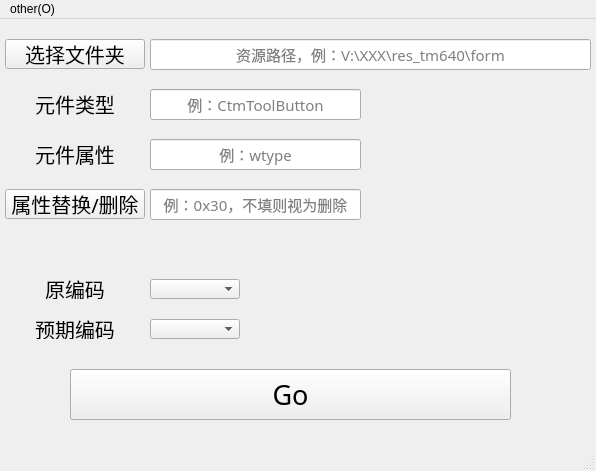
<?xml version="1.0" encoding="UTF-8"?>
<ui version="4.0">
 <class>MainWindow</class>
 <widget class="QMainWindow" name="MainWindow">
  <property name="geometry">
   <rect>
    <x>0</x>
    <y>0</y>
    <width>596</width>
    <height>471</height>
   </rect>
  </property>
  <property name="windowTitle">
   <string>批量替换txt画面脚本属性</string>
  </property>
  <widget class="QWidget" name="centralwidget">
   <widget class="QLineEdit" name="lineEdit_rsc">
    <property name="geometry">
     <rect>
      <x>150</x>
      <y>20</y>
      <width>441</width>
      <height>31</height>
     </rect>
    </property>
    <property name="font">
     <font>
      <family>Hack</family>
      <pointsize>11</pointsize>
     </font>
    </property>
    <property name="alignment">
     <set>Qt::AlignCenter</set>
    </property>
    <property name="placeholderText">
     <string>资源路径，例：V:\XXX\res_tm640\form</string>
    </property>
   </widget>
   <widget class="QComboBox" name="cb_orig_code">
    <property name="geometry">
     <rect>
      <x>150</x>
      <y>260</y>
      <width>90</width>
      <height>20</height>
     </rect>
    </property>
    <property name="font">
     <font>
      <family>Hack</family>
      <pointsize>12</pointsize>
     </font>
    </property>
    <property name="currentText">
     <string/>
    </property>
    <property name="maxVisibleItems">
     <number>3</number>
    </property>
   </widget>
   <widget class="QLabel" name="label_2">
    <property name="geometry">
     <rect>
      <x>5</x>
      <y>260</y>
      <width>140</width>
      <height>20</height>
     </rect>
    </property>
    <property name="font">
     <font>
      <family>Hack</family>
      <pointsize>15</pointsize>
     </font>
    </property>
    <property name="text">
     <string>原编码</string>
    </property>
    <property name="alignment">
     <set>Qt::AlignCenter</set>
    </property>
   </widget>
   <widget class="QLabel" name="label_3">
    <property name="geometry">
     <rect>
      <x>5</x>
      <y>300</y>
      <width>140</width>
      <height>20</height>
     </rect>
    </property>
    <property name="font">
     <font>
      <family>Hack</family>
      <pointsize>15</pointsize>
     </font>
    </property>
    <property name="text">
     <string>预期编码</string>
    </property>
    <property name="alignment">
     <set>Qt::AlignCenter</set>
    </property>
   </widget>
   <widget class="QComboBox" name="cb_exp_code">
    <property name="geometry">
     <rect>
      <x>150</x>
      <y>300</y>
      <width>90</width>
      <height>20</height>
     </rect>
    </property>
    <property name="font">
     <font>
      <family>Hack</family>
      <pointsize>12</pointsize>
     </font>
    </property>
    <property name="maxVisibleItems">
     <number>3</number>
    </property>
   </widget>
   <widget class="QPushButton" name="btn_chosefile">
    <property name="geometry">
     <rect>
      <x>5</x>
      <y>20</y>
      <width>140</width>
      <height>30</height>
     </rect>
    </property>
    <property name="sizePolicy">
     <sizepolicy hsizetype="Preferred" vsizetype="Fixed">
      <horstretch>0</horstretch>
      <verstretch>0</verstretch>
     </sizepolicy>
    </property>
    <property name="font">
     <font>
      <family>Hack</family>
      <pointsize>15</pointsize>
     </font>
    </property>
    <property name="text">
     <string>选择文件夹</string>
    </property>
   </widget>
   <widget class="QLabel" name="label_4">
    <property name="geometry">
     <rect>
      <x>5</x>
      <y>70</y>
      <width>140</width>
      <height>30</height>
     </rect>
    </property>
    <property name="sizePolicy">
     <sizepolicy hsizetype="Preferred" vsizetype="Preferred">
      <horstretch>0</horstretch>
      <verstretch>0</verstretch>
     </sizepolicy>
    </property>
    <property name="font">
     <font>
      <family>Hack</family>
      <pointsize>15</pointsize>
     </font>
    </property>
    <property name="text">
     <string>元件类型</string>
    </property>
    <property name="alignment">
     <set>Qt::AlignCenter</set>
    </property>
   </widget>
   <widget class="QLineEdit" name="lineEdit_CellType">
    <property name="geometry">
     <rect>
      <x>150</x>
      <y>70</y>
      <width>211</width>
      <height>31</height>
     </rect>
    </property>
    <property name="font">
     <font>
      <family>Hack</family>
      <pointsize>11</pointsize>
     </font>
    </property>
    <property name="alignment">
     <set>Qt::AlignCenter</set>
    </property>
    <property name="placeholderText">
     <string>例：CtmToolButton</string>
    </property>
   </widget>
   <widget class="QPushButton" name="btn_Go">
    <property name="geometry">
     <rect>
      <x>70</x>
      <y>350</y>
      <width>441</width>
      <height>51</height>
     </rect>
    </property>
    <property name="font">
     <font>
      <family>Hack</family>
      <pointsize>20</pointsize>
     </font>
    </property>
    <property name="text">
     <string>Go</string>
    </property>
   </widget>
   <widget class="QLineEdit" name="lineEdit_CellKey">
    <property name="geometry">
     <rect>
      <x>150</x>
      <y>120</y>
      <width>211</width>
      <height>31</height>
     </rect>
    </property>
    <property name="font">
     <font>
      <family>Hack</family>
      <pointsize>11</pointsize>
     </font>
    </property>
    <property name="alignment">
     <set>Qt::AlignCenter</set>
    </property>
    <property name="placeholderText">
     <string>例：wtype</string>
    </property>
   </widget>
   <widget class="QLabel" name="label_5">
    <property name="geometry">
     <rect>
      <x>5</x>
      <y>120</y>
      <width>140</width>
      <height>30</height>
     </rect>
    </property>
    <property name="sizePolicy">
     <sizepolicy hsizetype="Preferred" vsizetype="Preferred">
      <horstretch>0</horstretch>
      <verstretch>0</verstretch>
     </sizepolicy>
    </property>
    <property name="font">
     <font>
      <family>Hack</family>
      <pointsize>15</pointsize>
     </font>
    </property>
    <property name="text">
     <string>元件属性</string>
    </property>
    <property name="alignment">
     <set>Qt::AlignCenter</set>
    </property>
   </widget>
   <widget class="QLineEdit" name="lineEdit_CellValue">
    <property name="geometry">
     <rect>
      <x>150</x>
      <y>170</y>
      <width>211</width>
      <height>31</height>
     </rect>
    </property>
    <property name="font">
     <font>
      <family>Hack</family>
      <pointsize>11</pointsize>
     </font>
    </property>
    <property name="alignment">
     <set>Qt::AlignCenter</set>
    </property>
    <property name="placeholderText">
     <string>例：0x30，不填则视为删除</string>
    </property>
   </widget>
   <widget class="QPushButton" name="btn_ProptyOper">
    <property name="geometry">
     <rect>
      <x>5</x>
      <y>170</y>
      <width>140</width>
      <height>30</height>
     </rect>
    </property>
    <property name="sizePolicy">
     <sizepolicy hsizetype="Preferred" vsizetype="Fixed">
      <horstretch>0</horstretch>
      <verstretch>0</verstretch>
     </sizepolicy>
    </property>
    <property name="font">
     <font>
      <family>Hack</family>
      <pointsize>15</pointsize>
     </font>
    </property>
    <property name="text">
     <string>属性替换/删除</string>
    </property>
   </widget>
  </widget>
  <widget class="QMenuBar" name="menubar">
   <property name="geometry">
    <rect>
     <x>0</x>
     <y>0</y>
     <width>596</width>
     <height>26</height>
    </rect>
   </property>
   <widget class="QMenu" name="menuOther">
    <property name="title">
     <string>other(O)</string>
    </property>
    <addaction name="actionClose_Esc"/>
   </widget>
   <addaction name="menuOther"/>
  </widget>
  <widget class="QStatusBar" name="statusbar"/>
  <action name="actionClose_Esc">
   <property name="text">
    <string>close (Esc)</string>
   </property>
   <property name="shortcut">
    <string>Esc</string>
   </property>
  </action>
 </widget>
 <tabstops>
  <tabstop>btn_chosefile</tabstop>
  <tabstop>btn_Go</tabstop>
  <tabstop>lineEdit_rsc</tabstop>
  <tabstop>lineEdit_CellType</tabstop>
  <tabstop>lineEdit_CellKey</tabstop>
  <tabstop>lineEdit_CellValue</tabstop>
  <tabstop>cb_orig_code</tabstop>
  <tabstop>cb_exp_code</tabstop>
 </tabstops>
 <resources/>
 <connections/>
</ui>
